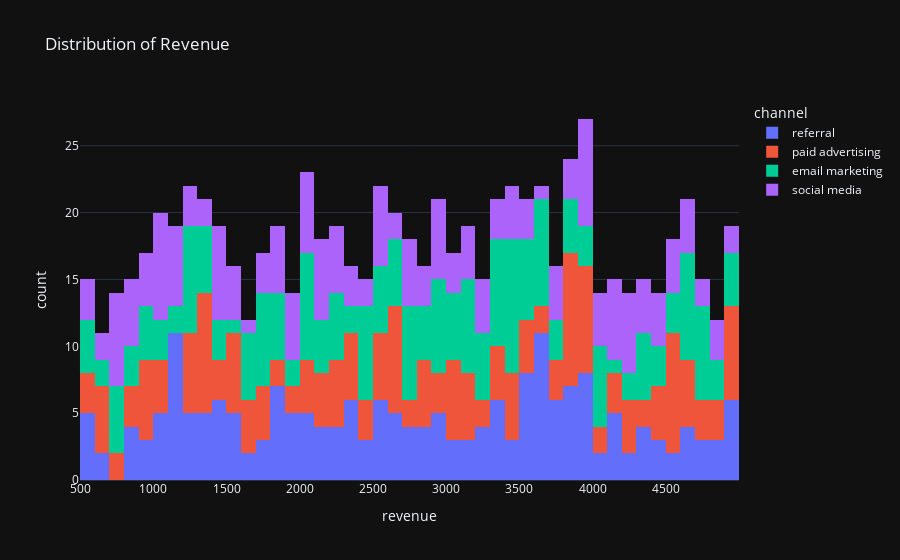

Source (notebook cell):
### Markdown cell above
**OBS:**

* The **"Referral"** and **"Email Marketing"** channels have in total the highest number of customers (around 400) with acquisition costs ranging between 8 and 9.

* **"paid advertising"** has 194 customer with the highest acquisition cost (30 appoximately).

* **" email marketing"** has 214 customer with the lowest acquisition cost (5 appoximately).

### Code cell
#Plot the revenue cost by the customer:
fig = px.histogram(data_frame=df_clv, 
                   x="revenue", 
                   nbins=50, 
                   title='Distribution of Revenue',
                   color='channel')
fig.show()

### Figure 1 — Plotly figure (JSON) as saved in the notebook; plotly's stock layout.template omitted (floating-point values rounded to 4 significant figures; data arrays with more than 128 entries replaced by an {"elided": "..."} marker saying what was removed)
{"data": [{"alignmentgroup": "True", "bingroup": "x", "hovertemplate": "channel=referral<br>revenue=%{x}<br>count=%{y}<extra></extra>", "legendgroup": "referral", "marker": {"color": "#636efa", "pattern": {"shape": ""}}, "name": "referral", "nbinsx": 50, "offsetgroup": "referral", "orientation": "v", "showlegend": true, "type": "histogram", "x": {"elided": "207 int values"}, "xaxis": "x", "yaxis": "y"}, {"alignmentgroup": "True", "bingroup": "x", "hovertemplate": "channel=paid advertising<br>revenue=%{x}<br>count=%{y}<extra></extra>", "legendgroup": "paid advertising", "marker": {"color": "#EF553B", "pattern": {"shape": ""}}, "name": "paid advertising", "nbinsx": 50, "offsetgroup": "paid advertising", "orientation": "v", "showlegend": true, "type": "histogram", "x": {"elided": "194 int values"}, "xaxis": "x", "yaxis": "y"}, {"alignmentgroup": "True", "bingroup": "x", "hovertemplate": "channel=email marketing<br>revenue=%{x}<br>count=%{y}<extra></extra>", "legendgroup": "email marketing", "marker": {"color": "#00cc96", "pattern": {"shape": ""}}, "name": "email marketing", "nbinsx": 50, "offsetgroup": "email marketing", "orientation": "v", "showlegend": true, "type": "histogram", "x": {"elided": "214 int values"}, "xaxis": "x", "yaxis": "y"}, {"alignmentgroup": "True", "bingroup": "x", "hovertemplate": "channel=social media<br>revenue=%{x}<br>count=%{y}<extra></extra>", "legendgroup": "social media", "marker": {"color": "#ab63fa", "pattern": {"shape": ""}}, "name": "social media", "nbinsx": 50, "offsetgroup": "social media", "orientation": "v", "showlegend": true, "type": "histogram", "x": {"elided": "185 int values"}, "xaxis": "x", "yaxis": "y"}], "layout": {"barmode": "relative", "legend": {"title": {"text": "channel"}, "tracegroupgap": 0}, "title": {"text": "Distribution of Revenue"}, "xaxis": {"anchor": "y", "domain": [0, 1], "title": {"text": "revenue"}}, "yaxis": {"anchor": "x", "domain": [0, 1], "title": {"text": "count"}}}}
